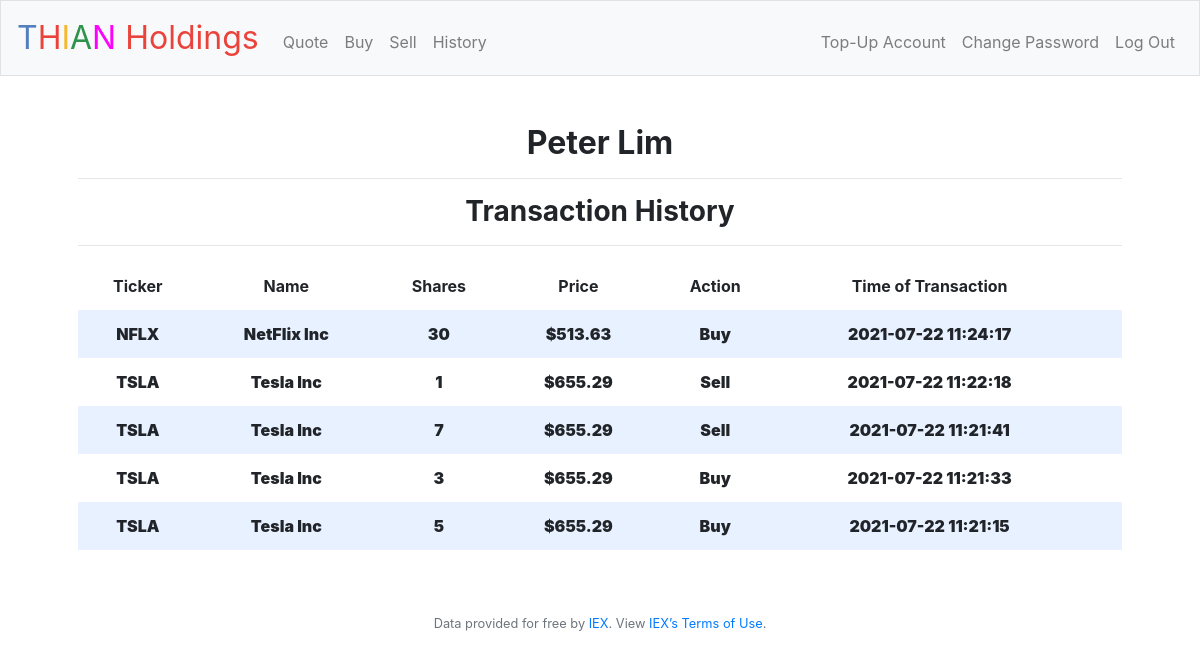
Screenshot of /history (signed in) with the database file from the repository.
### tables this page shows
CREATE TABLE users (id INTEGER, username TEXT NOT NULL, hash TEXT NOT NULL, cash NUMERIC NOT NULL DEFAULT 10000.00, PRIMARY KEY(id));

CREATE TABLE 'holdings' ('user_id' integer NOT NULL, 'symbol' text NOT NULL, 'name' text, 'shares' integer NOT NULL, 'price' numeric, 'total' numeric, 'action' text, 'time'  timestamp DEFAULT CURRENT_TIMESTAMP  );

### application.py (the view)
@app.route("/history")
@login_required
def history():
    holdings = db.execute("SELECT * FROM holdings WHERE user_id = ? ORDER BY time DESC", session["user_id"])
    name = db.execute("SELECT username FROM users WHERE id = ?", session["user_id"])
    return render_template("history.html", username=name[0]["username"], holdings=holdings)

### application.py (called while the page is built)
@app.after_request
def after_request(response):
    response.headers["Cache-Control"] = "no-cache, no-store, must-revalidate"
    response.headers["Expires"] = 0
    response.headers["Pragma"] = "no-cache"
    return response

### helpers.py (called while the page is built)
def login_required(f):
    @wraps(f)
    def decorated_function(*args, **kwargs):
        if session.get("user_id") is None:
            return redirect("/login")
        return f(*args, **kwargs)
    return decorated_function

def usd(value):
    return f"${value:,.2f}"

### templates/history.html (shortened to what this page needs)
{% extends "layout.html" %}
{% block main %}
    <H2><b>{{ username }}</b></H2>
    <hr>
    <H3><b>Transaction History<b></H3>
    <hr>
    <table>
        <thead>
            <tr>
                <th>Ticker</th>
                <th>Name</th>
                <th>Shares</th>
                <th>Price</th>
                <th>Action</th>
                <th>Time of Transaction</th>
            </tr>
        </thead>
            <tbody>
                {% for holding in holdings %}
                <tr>
                    <td>{{ holding.symbol }}</td>
                    <td>{{ holding.name }}</td>
                    <td>{{ holding.shares | abs }}</td>
                    <td>{{ holding.price | usd }}</td>
                    <td>{{ holding.action }}</td>
                    <td>{{ holding.time }}</td>
                    <td></td>
                </tr>
                {% endfor%}
            </tbody>
    </table>
{% endblock %}

### static/styles.css (style rules this page uses)
table { background-color: transparent; margin-bottom: 1rem; width: 100%; }
table th, table td { padding: 0.75rem; vertical-align: middle; }
tbody tr:nth-of-type(odd) { background-color: rgb(179, 208, 255, 0.3) }

### rows the page displays
users: username "Peter Lim"
holdings: symbol "NFLX", name "NetFlix Inc", shares|abs "30", price "$513.63", action "Buy", time "2021-07-22 11:24:17"
holdings: symbol "TSLA", name "Tesla Inc", shares|abs "1", price "$655.29", action "Sell", time "2021-07-22 11:22:18"
holdings: symbol "TSLA", name "Tesla Inc", shares|abs "7", price "$655.29", action "Sell", time "2021-07-22 11:21:41"
holdings: symbol "TSLA", name "Tesla Inc", shares|abs "3", price "$655.29", action "Buy", time "2021-07-22 11:21:33"
holdings: symbol "TSLA", name "Tesla Inc", shares|abs "5", price "$655.29", action "Buy", time "2021-07-22 11:21:15"
